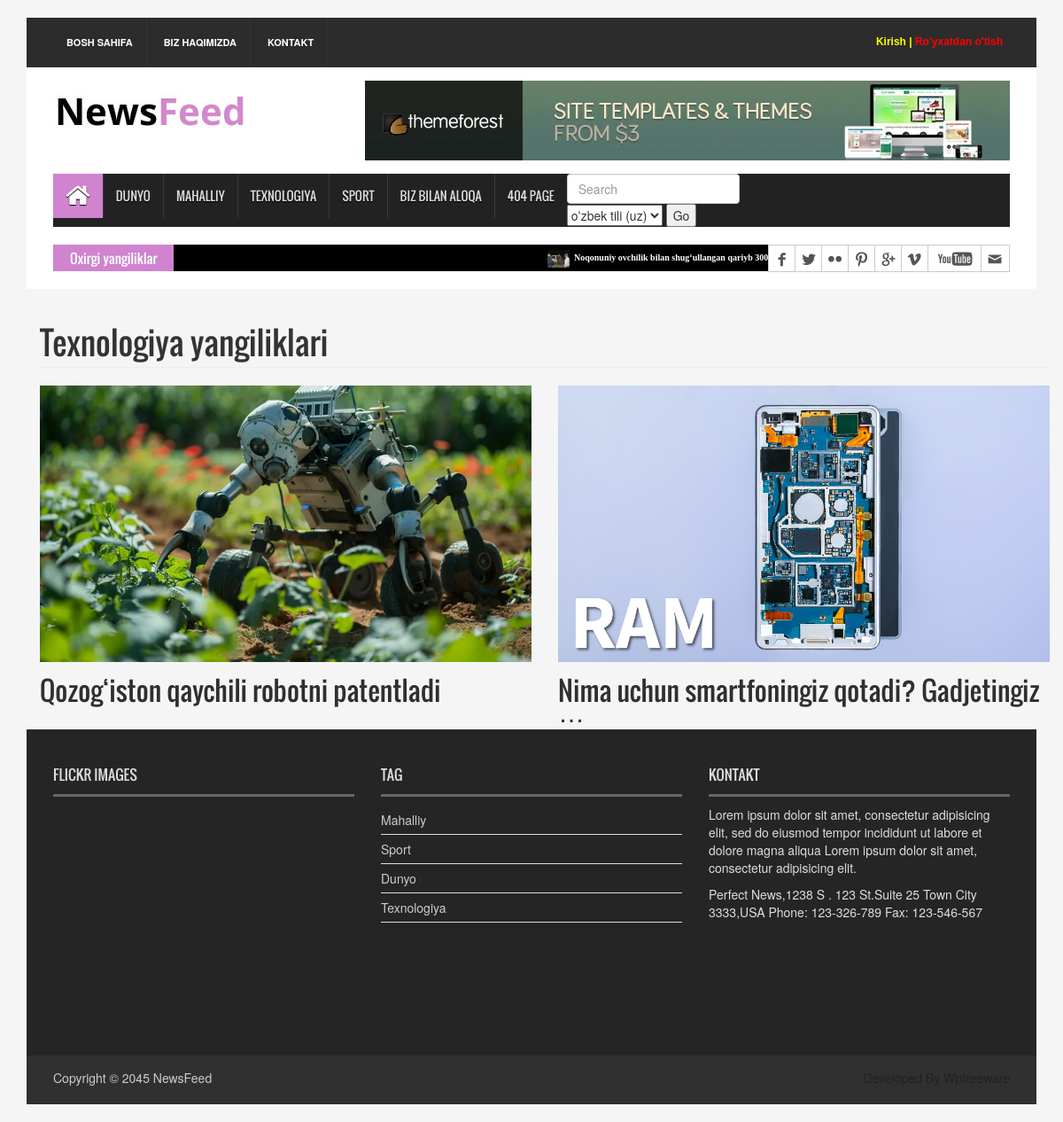
Before: /uz/texnologiya/ with the older database file.
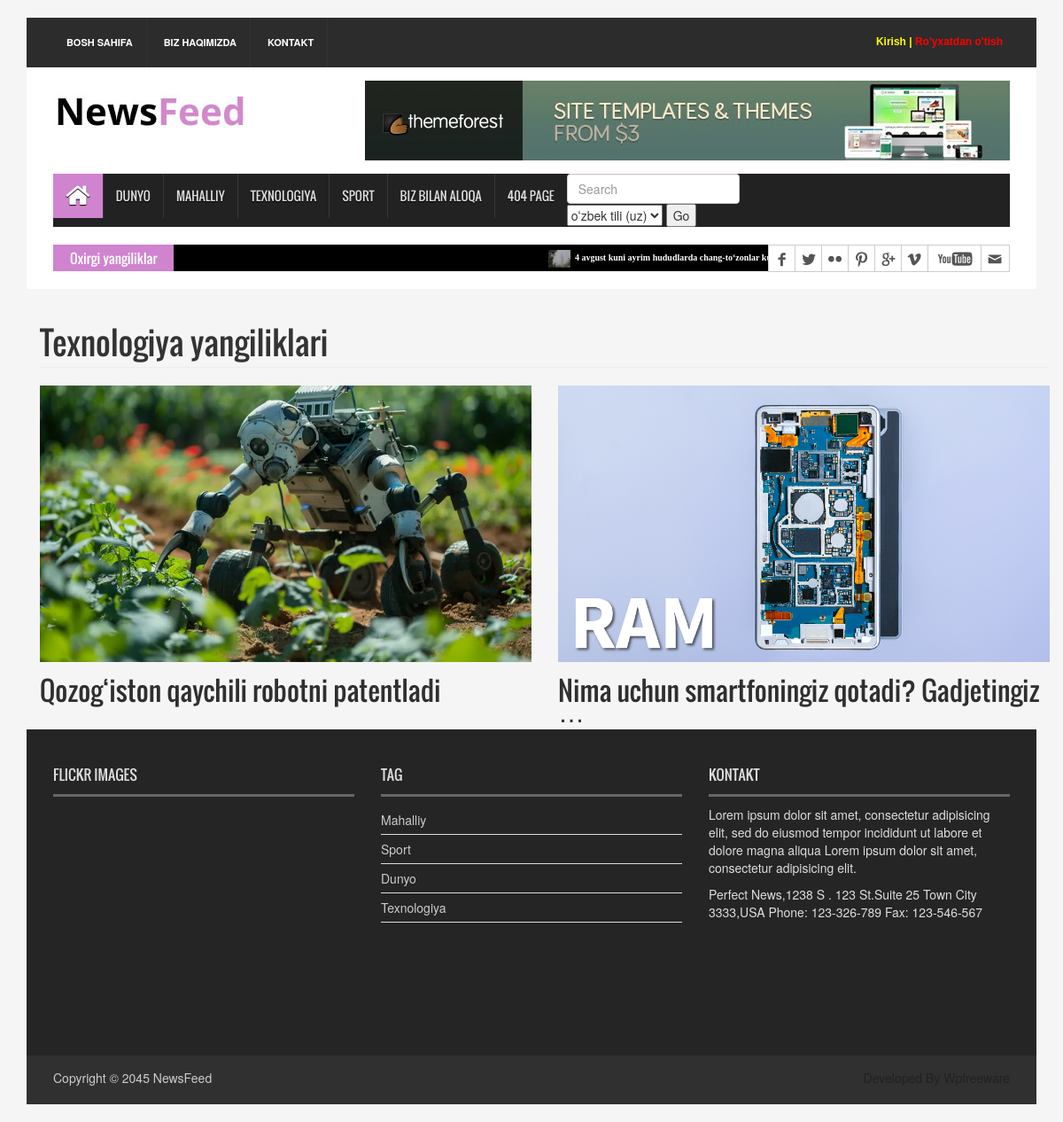
After: the same page with the newer database file.
### newsapp/models.py (models this page shows, shortened)
class News(models.Model):
    class Status(models.TextChoices):
        Draft = 'DF', 'Draft'
        Published = 'PB', 'Publish'
    title = models.CharField(max_length=250)
    slug = models.SlugField(max_length=250)
    body = models.TextField()
    image = models.ImageField(upload_to='news/images/')
    category = models.ForeignKey(Category, on_delete=models.CASCADE)
    publish_time = models.DateTimeField(default=timezone.now)
    created_time = models.DateTimeField(auto_now_add=True)
    updated_time = models.DateTimeField(auto_now=True)
    status = models.CharField(max_length=2,
                              choices=Status.choices,
                              default=Status.Draft
                              )
    objects = models.Manager()
    published = PublishManager()
    class Meta:
        ordering = ["-publish_time"]

class Category(models.Model):
    name = models.CharField(max_length=100)
    objects = models.Manager()

### newsapp/views.py (the view)
# urls.py: path('texnologiya/', TechnologyNewsView.as_view(), name='texnologiya'),
class TechnologyNewsView(ListView):
    model = News
    template_name = 'texnologiya.html'
    context_object_name = 'technology_news'
    def get_queryset(self):
        news = self.model.published.all().filter(category__name='Texnologiya')
        return news

### newsapp/context_proccer.py (called while the page is built)
def latest_news(request):
    latest_news = News.published.all()[:10]
    categories = Category.objects.all()
    context = {
        "latest_news": latest_news,
        "categories": categories
    }
    return context

### newsapp/models.py (called while the page is built)
    def get_queryset(self):
        return super().get_queryset().filter(status=News.Status.Published)

### templates/texnologiya.html (shortened to what this page needs)
{% extends 'base.html' %}
{% load static %}
{% block content %}
        <div class="container">
          <div class="row">
            <div class="col-lg-12 col-md-12">
              <h1 class="page-header">Texnologiya yangiliklari</h1>
              <div class="row">
                {% for new in technology_news %}
                <div class="col-md-6">
                  <div class="news_item">
                    <div class="news_image">
                      <a href="{% url 'new_detail' new.slug %}">
                        <img src="{{ new.image.url }}" alt="{{ new.title }}" class="img-responsive"> </a>
                    </div>
                    <div class="news_content">
                      <h2><a href="{% url 'new_detail' new.slug %}">{{ new.title | truncatewords:5 }}</a></h2>
                    </div>
                  </div>
                </div>
                {% endfor %}
              </div>
            </div>
          </div>
        </div>
{% endblock content %}

### templates/base.html (shortened to what the changed rows need)
{% load static %}
{% load i18n %}
<!DOCTYPE html>
<html>
<head>
  <link rel="stylesheet" href="https://cdnjs.cloudflare.com/ajax/libs/font-awesome/6.6.0/css/all.min.css" />
<link rel="stylesheet" type="text/css" href="{% static 'css/bootstrap.min.css' %}">
<link rel="stylesheet" type="text/css" href="{% static 'css/font-awesome.min.css' %}">
<link rel="stylesheet" type="text/css" href="{% static 'css/animate.css' %}">
<link rel="stylesheet" type="text/css" href="{% static 'css/font.css' %}">
<link rel="stylesheet" type="text/css" href="{% static 'css/li-scroller.css' %}">
<link rel="stylesheet" type="text/css" href="{% static 'css/slick.css' %}">
<link rel="stylesheet" type="text/css" href="{% static 'css/jquery.fancybox.css' %}">
<link rel="stylesheet" type="text/css" href="{% static 'css/theme.css' %}">
<link rel="stylesheet" type="text/css" href="{% static 'css/style.css' %}">
</head>
<body>
<div class="container">
        {% get_current_language as LANGUAGE_CODE %}
        {% get_available_languages as LANGUAGES %}
        {% get_language_info_list for LANGUAGES as languages %}
  <section id="newsSection">
    <div class="row">
      <div class="col-lg-12 col-md-12">
        <div class="latest_newsarea"> <span>Oxirgi yangiliklar</span>
          <ul id="ticker01" class="news_sticker">
            {% for new in latest_news %}
            <li><a href="#"><img src="{{ new.image.url }}" alt="">{{ new.title }}</a></li>
            {% endfor %}
          </ul>
        </div>
      </div>
    </div>
  </section>
        {% block content %}
        {% endblock content %}
    <footer id="footer">
    <div class="footer_top">
      <div class="row">
        <div class="col-lg-4 col-md-4 col-sm-4">
          <div class="footer_widget wow fadeInLeftBig">
            <h2>Flickr Images</h2>
          </div>
        </div>
        <div class="col-lg-4 col-md-4 col-sm-4">
          <div class="footer_widget wow fadeInDown">
            <h2>Tag</h2>
            <ul class="tag_nav">
              {% for category in categories %}
              <li><a href="#">{{ category.name }}</a></li>
              {% endfor %}
            </ul>
          </div>
        </div>
        <div class="col-lg-4 col-md-4 col-sm-4">
          <div class="footer_widget wow fadeInRightBig">
            <h2>Kontakt</h2>
          </div>
        </div>
      </div>
    </div>
  </footer>
</div>
</body>
</html>

Changed rows visible on the page:
no longer on this page (row edited): News: image (picture), title "Noqonuniy ovchilik bilan shug‘ullangan qariyb 300 kishi jarimaga tortildi"
added News: image (picture), title "4 avgust kuni ayrim hududlarda chang-to‘zonlar kuzatilishi mumkin"
